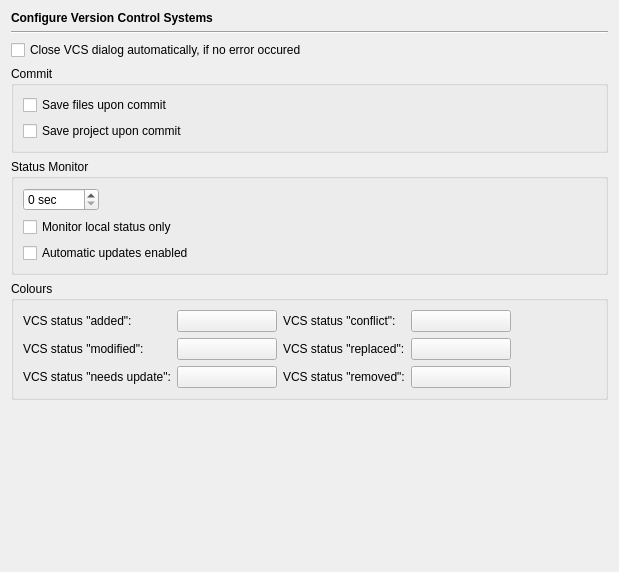
<?xml version="1.0" encoding="UTF-8"?>
<ui version="4.0">
 <class>VcsPage</class>
 <widget class="QWidget" name="VcsPage">
  <property name="geometry">
   <rect>
    <x>0</x>
    <y>0</y>
    <width>619</width>
    <height>572</height>
   </rect>
  </property>
  <layout class="QVBoxLayout" name="verticalLayout">
   <item>
    <widget class="QLabel" name="headerLabel">
     <property name="text">
      <string>&lt;b&gt;Configure Version Control Systems&lt;/b&gt;</string>
     </property>
    </widget>
   </item>
   <item>
    <widget class="Line" name="line9_3_2_2">
     <property name="frameShape">
      <enum>QFrame::HLine</enum>
     </property>
     <property name="frameShadow">
      <enum>QFrame::Sunken</enum>
     </property>
     <property name="orientation">
      <enum>Qt::Horizontal</enum>
     </property>
    </widget>
   </item>
   <item>
    <widget class="QCheckBox" name="vcsAutoCloseCheckBox">
     <property name="text">
      <string>Close VCS dialog automatically, if no error occured</string>
     </property>
    </widget>
   </item>
   <item>
    <widget class="QGroupBox" name="groupBox">
     <property name="title">
      <string>Commit</string>
     </property>
     <layout class="QVBoxLayout">
      <item>
       <widget class="QCheckBox" name="vcsAutoSaveCheckBox">
        <property name="toolTip">
         <string>Select, if files should be saved before a commit</string>
        </property>
        <property name="text">
         <string>Save files upon commit</string>
        </property>
       </widget>
      </item>
      <item>
       <widget class="QCheckBox" name="vcsAutoSaveProjectCheckBox">
        <property name="toolTip">
         <string>Select, if project should be saved before a commit</string>
        </property>
        <property name="text">
         <string>Save project upon commit</string>
        </property>
       </widget>
      </item>
     </layout>
    </widget>
   </item>
   <item>
    <widget class="QGroupBox" name="groupBox_2">
     <property name="title">
      <string>Status Monitor</string>
     </property>
     <layout class="QGridLayout" name="gridLayout_2">
      <item row="0" column="0">
       <widget class="QSpinBox" name="vcsStatusMonitorIntervalSpinBox">
        <property name="toolTip">
         <string>Select the interval in seconds for VCS status updates (0 to disable)</string>
        </property>
        <property name="suffix">
         <string> sec</string>
        </property>
        <property name="maximum">
         <number>3600</number>
        </property>
       </widget>
      </item>
      <item row="0" column="1">
       <spacer>
        <property name="orientation">
         <enum>Qt::Horizontal</enum>
        </property>
        <property name="sizeHint" stdset="0">
         <size>
          <width>40</width>
          <height>20</height>
         </size>
        </property>
       </spacer>
      </item>
      <item row="1" column="0" colspan="2">
       <widget class="QCheckBox" name="vcsMonitorLocalStatusCheckBox">
        <property name="toolTip">
         <string>Select to monitor local status only (if supported by VCS)</string>
        </property>
        <property name="text">
         <string>Monitor local status only</string>
        </property>
       </widget>
      </item>
      <item row="2" column="0" colspan="2">
       <widget class="QCheckBox" name="autoUpdateCheckBox">
        <property name="toolTip">
         <string>Select to enable automatic updates</string>
        </property>
        <property name="text">
         <string>Automatic updates enabled</string>
        </property>
       </widget>
      </item>
     </layout>
    </widget>
   </item>
   <item>
    <widget class="QGroupBox" name="groupBox_3">
     <property name="title">
      <string>Colours</string>
     </property>
     <layout class="QGridLayout" name="gridLayout">
      <item row="0" column="0">
       <widget class="QLabel" name="label_4">
        <property name="text">
         <string>VCS status &quot;added&quot;:</string>
        </property>
       </widget>
      </item>
      <item row="0" column="1">
       <widget class="QPushButton" name="pbVcsAddedButton">
        <property name="minimumSize">
         <size>
          <width>100</width>
          <height>0</height>
         </size>
        </property>
        <property name="toolTip">
         <string>Select the background colour for entries with VCS status &quot;added&quot;.</string>
        </property>
        <property name="text">
         <string/>
        </property>
       </widget>
      </item>
      <item row="0" column="2">
       <widget class="QLabel" name="label_5">
        <property name="text">
         <string>VCS status &quot;conflict&quot;:</string>
        </property>
       </widget>
      </item>
      <item row="0" column="3">
       <widget class="QPushButton" name="pbVcsConflictButton">
        <property name="minimumSize">
         <size>
          <width>100</width>
          <height>0</height>
         </size>
        </property>
        <property name="toolTip">
         <string>Select the background colour for entries with VCS status &quot;conflict&quot;.</string>
        </property>
        <property name="text">
         <string/>
        </property>
       </widget>
      </item>
      <item row="0" column="4">
       <spacer>
        <property name="orientation">
         <enum>Qt::Horizontal</enum>
        </property>
        <property name="sizeHint" stdset="0">
         <size>
          <width>40</width>
          <height>20</height>
         </size>
        </property>
       </spacer>
      </item>
      <item row="1" column="0">
       <widget class="QLabel" name="label_2">
        <property name="text">
         <string>VCS status &quot;modified&quot;:</string>
        </property>
       </widget>
      </item>
      <item row="1" column="1">
       <widget class="QPushButton" name="pbVcsModifiedButton">
        <property name="minimumSize">
         <size>
          <width>100</width>
          <height>0</height>
         </size>
        </property>
        <property name="toolTip">
         <string>Select the background colour for entries with VCS status &quot;modified&quot;.</string>
        </property>
        <property name="text">
         <string/>
        </property>
       </widget>
      </item>
      <item row="1" column="2">
       <widget class="QLabel" name="label_6">
        <property name="text">
         <string>VCS status &quot;replaced&quot;:</string>
        </property>
       </widget>
      </item>
      <item row="1" column="3">
       <widget class="QPushButton" name="pbVcsReplacedButton">
        <property name="minimumSize">
         <size>
          <width>100</width>
          <height>0</height>
         </size>
        </property>
        <property name="toolTip">
         <string>Select the background colour for entries with VCS status &quot;replaced&quot;.</string>
        </property>
        <property name="text">
         <string/>
        </property>
       </widget>
      </item>
      <item row="2" column="0">
       <widget class="QLabel" name="label_3">
        <property name="text">
         <string>VCS status &quot;needs update&quot;:</string>
        </property>
       </widget>
      </item>
      <item row="2" column="1">
       <widget class="QPushButton" name="pbVcsUpdateButton">
        <property name="minimumSize">
         <size>
          <width>100</width>
          <height>0</height>
         </size>
        </property>
        <property name="toolTip">
         <string>Select the background colour for entries with VCS status &quot;needs update&quot;.</string>
        </property>
        <property name="text">
         <string/>
        </property>
       </widget>
      </item>
      <item row="2" column="2">
       <widget class="QLabel" name="label_7">
        <property name="text">
         <string>VCS status &quot;removed&quot;:</string>
        </property>
       </widget>
      </item>
      <item row="2" column="3">
       <widget class="QPushButton" name="pbVcsRemovedButton">
        <property name="minimumSize">
         <size>
          <width>100</width>
          <height>0</height>
         </size>
        </property>
        <property name="toolTip">
         <string>Select the background colour for entries with VCS status &quot;removed&quot;.</string>
        </property>
        <property name="text">
         <string/>
        </property>
       </widget>
      </item>
     </layout>
    </widget>
   </item>
   <item>
    <spacer>
     <property name="orientation">
      <enum>Qt::Vertical</enum>
     </property>
     <property name="sizeHint" stdset="0">
      <size>
       <width>512</width>
       <height>81</height>
      </size>
     </property>
    </spacer>
   </item>
  </layout>
 </widget>
 <tabstops>
  <tabstop>vcsAutoCloseCheckBox</tabstop>
  <tabstop>vcsAutoSaveCheckBox</tabstop>
  <tabstop>vcsAutoSaveProjectCheckBox</tabstop>
  <tabstop>vcsStatusMonitorIntervalSpinBox</tabstop>
  <tabstop>vcsMonitorLocalStatusCheckBox</tabstop>
  <tabstop>autoUpdateCheckBox</tabstop>
  <tabstop>pbVcsAddedButton</tabstop>
  <tabstop>pbVcsModifiedButton</tabstop>
  <tabstop>pbVcsUpdateButton</tabstop>
  <tabstop>pbVcsConflictButton</tabstop>
  <tabstop>pbVcsReplacedButton</tabstop>
 </tabstops>
 <resources/>
 <connections/>
</ui>
